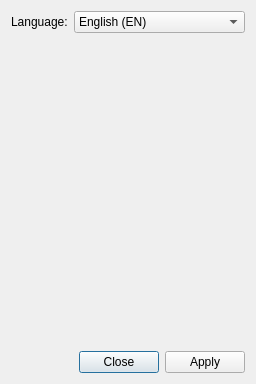
<?xml version="1.0" encoding="UTF-8"?>
<ui version="4.0">
 <class>Dialog</class>
 <widget class="QDialog" name="Dialog">
  <property name="geometry">
   <rect>
    <x>0</x>
    <y>0</y>
    <width>256</width>
    <height>384</height>
   </rect>
  </property>
  <property name="sizePolicy">
   <sizepolicy hsizetype="Fixed" vsizetype="Fixed">
    <horstretch>0</horstretch>
    <verstretch>0</verstretch>
   </sizepolicy>
  </property>
  <property name="windowTitle">
   <string>Settings</string>
  </property>
  <layout class="QVBoxLayout" name="verticalLayout">
   <item>
    <layout class="QFormLayout" name="formLayout">
     <item row="0" column="0">
      <widget class="QLabel" name="label">
       <property name="text">
        <string>Language:</string>
       </property>
      </widget>
     </item>
     <item row="0" column="1">
      <widget class="QComboBox" name="comboBox">
       <item>
        <property name="text">
         <string>English (EN)</string>
        </property>
       </item>
       <item>
        <property name="text">
         <string>Русский (RU)</string>
        </property>
       </item>
      </widget>
     </item>
    </layout>
   </item>
   <item>
    <widget class="QDialogButtonBox" name="buttonBox">
     <property name="standardButtons">
      <set>QDialogButtonBox::Apply|QDialogButtonBox::Close</set>
     </property>
    </widget>
   </item>
  </layout>
 </widget>
 <resources/>
 <connections/>
</ui>
